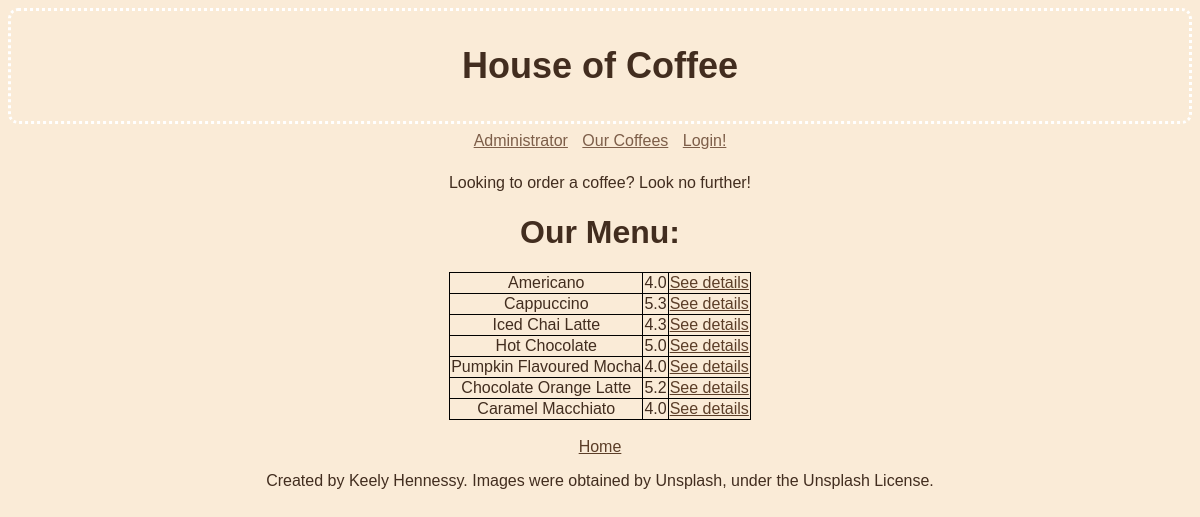
The page /orders on the database its author committed.
### tables this page shows
CREATE TABLE coffees
(
    coffee_id INTEGER PRIMARY KEY AUTOINCREMENT,
    name TEXT,
    price REAL,
    description TEXT
);

### app.py (the view)
@app.route("/orders")
def orders():
    db = get_db()
    orders = db.execute("""SELECT * FROM coffees; """).fetchall()
    return render_template("orders.html", coffees=orders)

### app.py (called while the page is built)
@app.before_request
def load_logged_in_user():
    g.user = session.get("user_id", None)

### database.py (called while the page is built)
def get_db():
    if "db" not in g:
        g.db = sqlite3.connect(DATABASE,
            detect_types=sqlite3.PARSE_DECLTYPES
        )
        g.db.row_factory = sqlite3.Row
    return g.db

### templates/orders.html
{% extends "base.html" %}
{% block main_content %}
<p>Looking to order a coffee? Look no further!</p>
<h1>Our Menu: </h1>
<table>
    {% for coffee in coffees %}
        <tr>
            <td>{{ coffee["name"] }}</td>
            <td>{{ coffee["price"] }}</td>
            <td><a href="{{ url_for('order', coffee_id=coffee['coffee_id'] ) }}">See details</a></td>
        </tr>
    {% endfor %}
</table>
{% endblock %}

### templates/base.html (shortened to what this page needs)
<!DOCTYPE html>
<html lang="en">
    <head>
        <link rel="stylesheet" href="{{ url_for('static', filename='styles.css') }}" />
    </head>
    <body>
        <header>
            <h1>House of Coffee</h1>
        </header>
        <nav>
            <a href="{{ url_for('admin') }}">Administrator</a>
            <a href="{{ url_for('orders') }}">Our Coffees</a>
            {% if "user_id" in session %}
            <a href="{{ url_for('basket') }}">Your Basket</a>
            <a href="{{ url_for('logout') }}">Logout</a>
            <p>Logged in as: {{ session["user_id"] }}</p>
            {% else %}
            <a href="{{ url_for('login') }}">Login!</a>
            {% endif %}
        </nav>
        <main>
            {% block main_content %}
            {% endblock %}
        </main>
        <br />
        <footer>
            <a href="{{ url_for('index') }}">Home</a>
            <p> Created by Keely Hennessy. Images were obtained by Unsplash, under the Unsplash License.</p>
        </footer>
    </body>
</html>

### static/styles.css (style rules this page uses)
table { margin: auto; border-collapse: collapse; }
th, td { border: 1px solid black; }
body { background-color:antiquewhite; }
* { text-align: center; font-family: 'Franklin Gothic Medium', 'Arial Narrow', Arial, sans-serif; color: #422d1f; }
header { padding: 10px; border-radius: 10px; font-size: large; color: #422d1f; border: dotted; border-color: white; }
body::before { content: ''; position: fixed; top: 0; left: 0; width: 100%; height: 100%; background-image: url('nathanDumlaoUnsplash.jpg'); background-size: cover; opacity: 0.5; z-index: -1; }
a { color: #5c3e28; }
nav { padding: 8px; }
nav a { color: #7d5e49; padding: 5px; }

### rows shown on the page
coffees: name "Americano", price "4.0"
coffees: name "Cappuccino", price "5.3"
coffees: name "Iced Chai Latte", price "4.3"
coffees: name "Hot Chocolate", price "5.0"
coffees: name "Pumpkin Flavoured Mocha", price "4.0"
coffees: name "Chocolate Orange Latte", price "5.2"
coffees: name "Caramel Macchiato", price "4.0"
